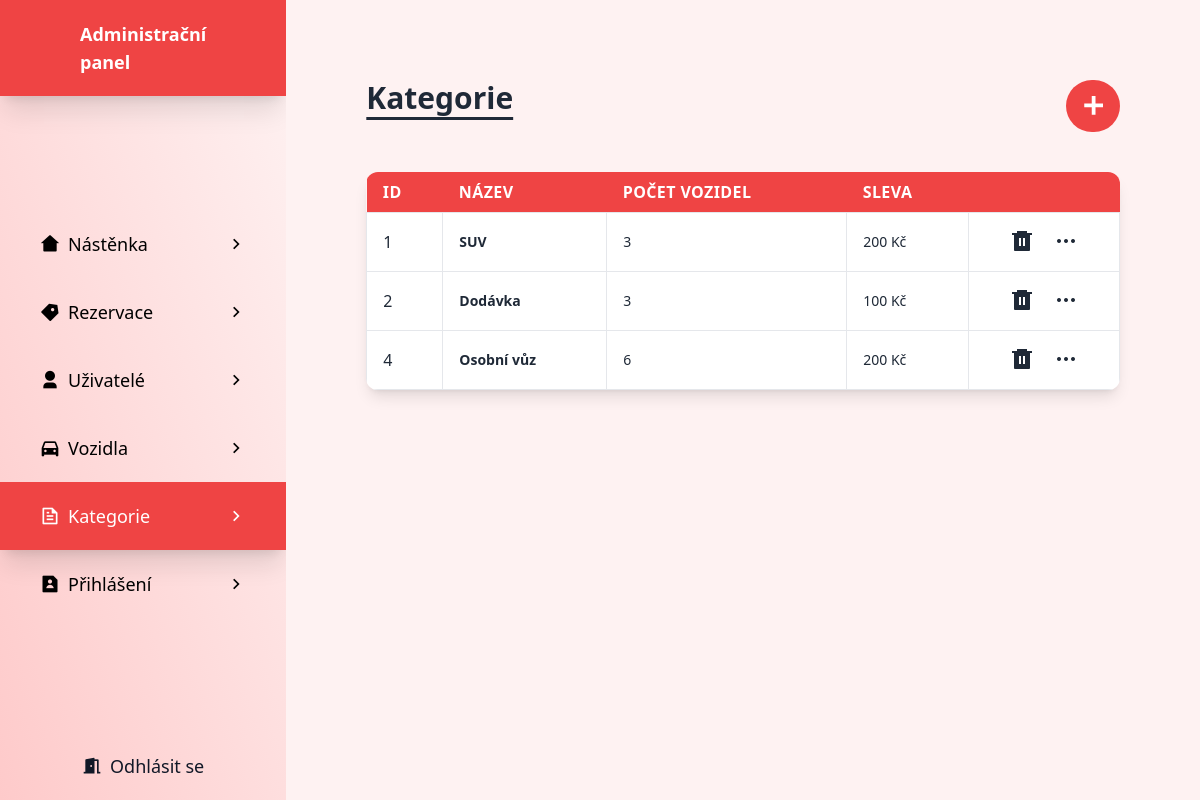
Screenshot of /kategorie/kategorie.php (signed in) with the database file from the repository.
### tables this page shows
CREATE TABLE `kategorie` (
  `id_k` int(11) NOT NULL,
  `nazev` varchar(30) NOT NULL,
  `sleva` int(11) NOT NULL
);

### kategorie/kategorie.php (the view, shortened to what this page needs)
<?php
    $server = "localhost";
    $uzivatel = "root";
    $heslo = "";
    $db = "carlend";
?>
<!DOCTYPE html>
<html lang="en" class="scroll-smooth ">
<?php
    require_once '../soubory/header.php';
    if(isset($_SESSION["role"])) {
        if($_SESSION["role"] == 1) {
            echo '
            <body class="font-exo scroll-smooth overflow-x-hidden">
                <div class="flex w-full">';
                    require_once '../admin/admin-panel.php';
                    echo '
                    <div class="flex-1 bg-red-50 p-20">
                        <div class="container mx-auto flex justify-between mb-10 ">
                            <h1 class="font-bold text-3xl text-gray-800 underline underline-offset-8 ">
                                Kategorie
                            </h1>
                            <a href="kategorie-pridani.php" class="font-bold text-3xl bg-red-500 text-white rounded-full text-center flex items-center px-3 py-2 transition-all hover:bg-red-400">
                                <i class="ri-add-line"></i>
                            </a>
                        </div>
                        <div class="container mx-auto w-full mb-8 overflow-hidden rounded-xl shadow-lg">
                            <div class="w-full overflow-auto">
                                <table class="w-full">
                                    <thead class="sticky top-0">
                                        <tr class="text-md font-semibold tracking-wide text-left text-white bg-red-500 border-b border-gray-600">
                                            <th class="px-4 py-2 ">ID</th>
                                            <th class="px-4 py-2">NÁZEV</th>
                                            <th class="px-4 py-2">POČET VOZIDEL</th>
                                            <th class="px-4 py-2">SLEVA</th>
                                            <th></th>
                                        </tr>
                                    </thead>
                                    <tbody class=" bg-white">';
                                        $pripojeni = mysqli_init();
                                        if(!mysqli_real_connect($pripojeni, $server, $uzivatel, $heslo, $db)) {
                                            die("Chyba při připojování k databázi");
                                        }
                                        else {
                                            $sql = "SELECT * FROM kategorie";
                                            $seznamKategorii = mysqli_query($pripojeni, $sql);
                                            if(mysqli_num_rows($seznamKategorii) > 0) {
                                                while (($kategorie = mysqli_fetch_array($seznamKategorii)) != NULL) {
                                                    $sql = "SELECT COUNT(*) AS pocet
                                                    FROM vozidla v INNER JOIN kategorie k ON v.kategorie=k.id_k
                                                    WHERE k.id_k = " . $kategorie["id_k"] . "
                                                    GROUP BY id_k";
                                                    $pocetVozidel = mysqli_query($pripojeni, $sql)->fetch_array();
                                                    echo "
                                                    <tr class='text-gray-800 hover:bg-gray-100 transition-all'>
                                                        <td class='px-4 py-3 text-ms border'>" . $kategorie["id_k"] . "</td>
                                                        <td class='px-4 py-3 text-sm border font-bold'>" . $kategorie["nazev"] . "</td>
                                                        <td class='px-4 py-3 text-sm border'>" . ($pocetVozidel["pocet"] ?? 0) . "</td>
                                                        <td class='px-4 py-3 text-sm border'>" . $kategorie["sleva"] . " Kč" . "</td>
                                                        <td class='px-4 py-3 border'>
                                                            <div class='flex justify-center'>
                                                                <a href='kategorie-smazani.php?kategorie=" . $kategorie["id_k"] . "' class='mr-5'>
                                                                    <i class='ri-delete-bin-6-fill text-2xl transition-all hover:text-red-500'></i>
                                                                </a>
                                                                <a href='kategorie-edit.php?kategorie=" . $kategorie["id_k"] . "'>
                                                                    <i class='ri-more-fill text-2xl transition-all hover:text-gray-400'></i>
                                                                </a>
                                                            </div>
                                                        </td>
                                                    </tr>";
                                                }
                                            }
                                            else {
                                                echo "V databázi se nenašly žádná data";
                                            }
                                        }
                                        echo '
                                    </tbody>
                                </table>
                            </div>
                        </div>
                    </div>
                </div>
                <script src="https://unpkg.com/aos@next/dist/aos.js"></script>
                <script>
                    AOS.init();
                </script>
            </body>';
        }
        else {
            echo '<h2 class="font-bold text-xl w-full text-center bg-red-500 py-5 text-white">Nemáte dostatečné oprávnění!</h2>
            <a href="../index.php" class="w-full text-center ml-5 font-semibold text-xl">Hlavní stránka</a>';
        }
    }
    else {
        echo '<h2 class="font-bold text-xl w-full text-center bg-red-500 py-5 text-white">Nejste přihlášen!</h2>
        <a href="../uzivatele/prihlaseni.php" class="w-full text-center ml-5 font-semibold text-xl">Přihlásit se</a>';
    }
?>
</html>

### rows the page displays
kategorie: id_k "1", nazev "SUV", pocet "3", sleva "200"
kategorie: id_k "2", nazev "Dodávka", pocet "3", sleva "100"
kategorie: id_k "4", nazev "Osobní vůz", pocet "6", sleva "200"
